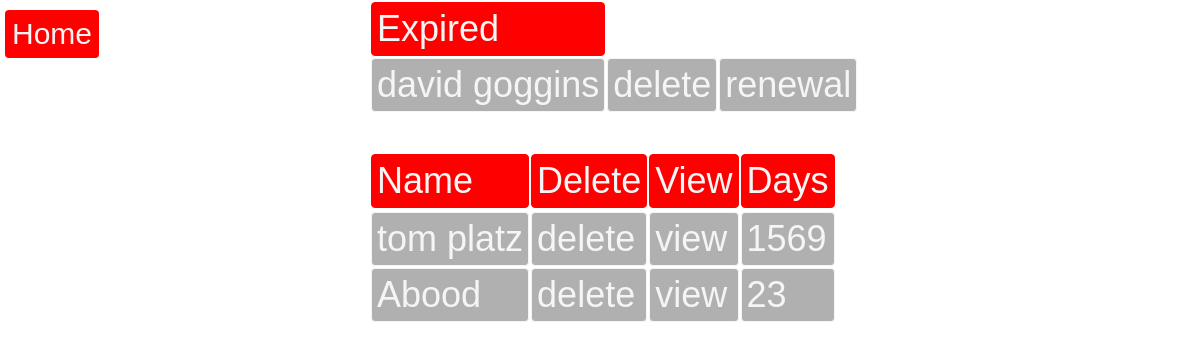
Page /members/ (signed in) on the earlier database version.
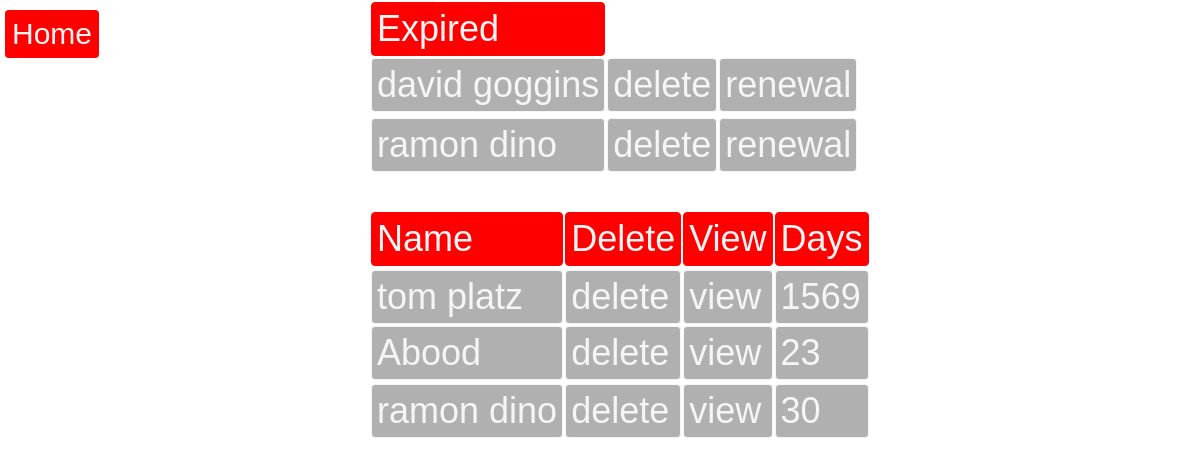
Same page on the later database version.
### gym_membership_app/models.py (models this page shows, shortened)
class Membership(models.Model):
    sessions_status = (
        (1, ('12 sessions in month')),
        (2, ('16 sessions in month')),
        (3, ('30 sessions in month')),
    )
    GYM = models.ForeignKey(User, on_delete=models.CASCADE, null=True)
    name = models.CharField(max_length=50, null=True)
    sessions = models.PositiveSmallIntegerField(choices=sessions_status, default=1, null=True)
    membership_date = models.DateField(null=True)
    membership_remain = models.IntegerField(null=True, blank=True)

### gym_membership_app/views.py (the view)
# urls.py: path('members/', views.membership_list, name='membership_list'),
def membership_list(request):
    if request.user.is_authenticated:
        members = Membership.objects.all()
        today = date.today()
        for member in members:
            membership_date = member.membership_date
            sessions_remain = (today-membership_date).days
            sessions_remain = 30-sessions_remain
            member.membership_remain = sessions_remain
            member.save()
        return render(request, 'membership_list.html', {
            'members': members,
        })
    else:
        return redirect('login')

### gym_membership_app/templates/membership_list.html (shortened to what this page needs)
{% load static %}
<!DOCTYPE html>
<html lang="en">
<head>
</head>
<body class="members">
    <link rel="stylesheet" type="text/css" href="{% static 'css/list.css' %}">
    <a class="DV" href="{% url 'home' %}">Home</a>
    <div class="tables">
        <table>
            <tr>
                <td class="infoex">Expired</td>
            </tr>
            {% for member in members %}
            <tr>
                {% if member.membership_remain <= 0 %}
                <td class="memberInfo">{{member.name}}</td>
                <td class="memberInfo"><a class="tableA" href="{% url 'membership_delete' member.id %}">delete</a></td>
                <td class="memberInfo"><a  class="tableA" href="{% url 'membership_renewal' member.id %}">renewal</a></td>
            {% endif %}
            </tr>
            {% endfor %}
        </table>
        <br class="br">
        <table>
            <tr>
                <td class="info">Name</td>
                <td class="info">Delete</td>
                <td class="info">View</td>
                <td class="info">Days</td>
            </tr>
            {% for member in members %}
            <tr>
                {% if member.membership_remain > 0 %}
                <td class="memberInfo">{{member.name}}</td>
                <td class="memberInfo"><a class="tableA" href="{% url 'membership_delete' member.id %}">delete</a></td>
                <td class="memberInfo"><a class="tableA" href="{% url 'membership_view' member.id %}">view</a></td>
                <td class="memberInfo">{{member.membership_remain}}</td>
                {% endif %}
            </tr>
            {% endfor %}
        </table>
    </div>
</body>
</html>

### gym_membership_app/static/css/list.css (style rules this page uses)
* { box-sizing: border-box; }
body { font-family: sans-serif; font-size: 30px; margin: 0%; }
.info { background-color: red; color: whitesmoke; border: 1px solid red; border-radius: 4px; font-family: sans-serif; font-size: larger; padding: 5px; }
.infoex { background-color: red; color: whitesmoke; border: 1px solid red; border-radius: 4px; font-family: sans-serif; font-size: larger; padding: 5px; }
.memberInfo { background-color: rgb(176, 176, 176); color: whitesmoke; border: 1px solid whitesmoke; border-radius: 4px; font-family: sans-serif; font-size: larger; padding: 5px; }
.members { display: flex; font-family: arial; }
.DV { background-color: red; border-radius: 4px; margin: 5px; padding: 7px; color: whitesmoke; text-decoration: none; font-size: 30px; height: max-content; margin-top: 10px; }
.tables { margin-left: 265px; margin-top: 0%; }
.tableA { color: whitesmoke; font-family: sans-serif; text-decoration: none; }

Differences in the rows shown:
added Membership: name "ramon dino"
added Membership: name "ramon dino", membership_remain "30"
